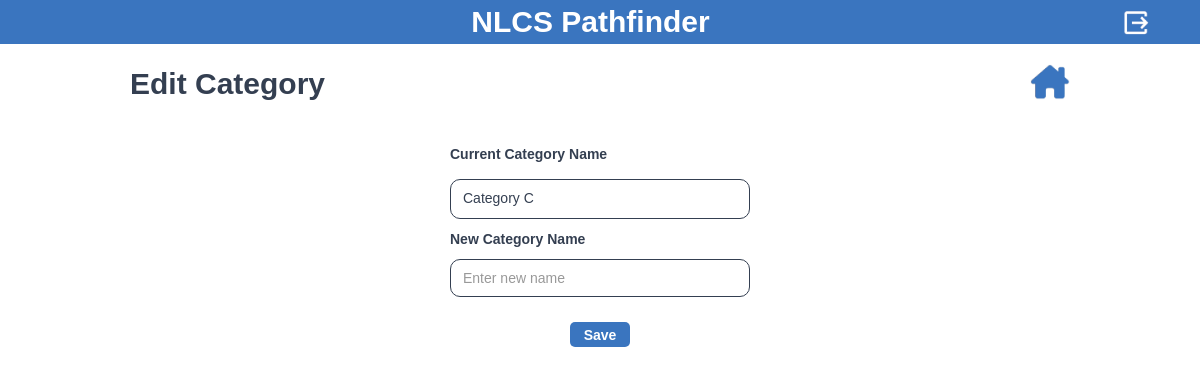
The app's page /manager-editcategory/3/ (signed in), older data.
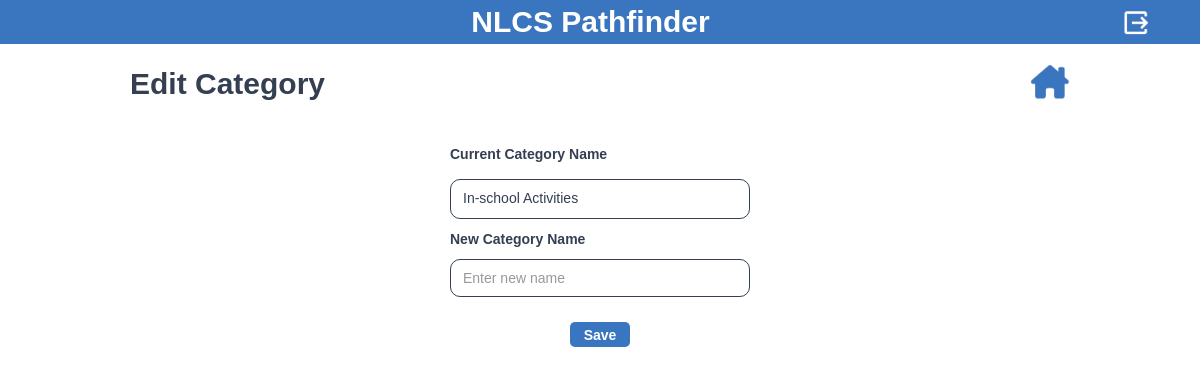
The same page, newer data.
### manager/models.py (models this page shows, shortened)
class Category(models.Model):
    name = models.CharField(max_length=50)
    is_active = models.BooleanField(default=True)

### manager/views.py (the view)
# urls.py: path('manager-editcategory/<int:id>/', views.manager_editcategory, name='manager-editcategory'),
@login_required
def manager_editcategory(request, id):
    if request.method == 'POST':
        new_category_name = request.POST.get('new_name')
        category = Category.objects.get(pk=id)
        category.name = new_category_name
        category.save()
        return redirect('manager-managecatact')
    category = Category.objects.get(pk=id)
    return render(request, 'manager_editcategory.html', {'category': category})

### manager/templates/manager_editcategory.html (shortened to what this page needs)
<!DOCTYPE html>
<html data-wf-page="6651dfb9cd11f6e3707f48ae" data-wf-site="65dae9a8aed2bddc7d4faf42">
<head>
  {% load static %}
  <link href="{% static 'css/normalize.css' %}" rel="stylesheet" type="text/css">
  <link href="{% static 'css/webflow.css' %}" rel="stylesheet" type="text/css">
  <link href="{% static 'css/2024-ia-gyumin.webflow.css' %}" rel="stylesheet" type="text/css">
</head>
<body class="body">
  <form method="POST">
  <section class="sectionmaintitle">
    <h1 class="headingmaintitle">               NLCS Pathfinder</h1>
    <div id="w-node-_2023bfef-af6c-250f-022c-435221c5dc0c-707f48ae" class="divblocklogoutbuttonwrap">
      <a href="{% url 'manager-logout' %}" style="text-decoration:none"><img class="img-fluid" src="{% static 'img/logout.png' %}" alt="Logo"></a>
    </div>
  </section>
  <section class="sectioncounselorstdregfirst">
    <div class="w-layout-blockcontainer containerstdregheader w-container">
      <div class="divstdregessentialheader">
        <div id="w-node-f18b932d-7f52-d60e-bbf3-5157eddd1049-707f48ae" class="divstdregheaderleft">
          <h1 class="headingstdregheaderleft">Edit Category</h1>
        </div>
        <div id="w-node-_99867401-9b1f-be79-e3d1-4157feefab60-707f48ae" class="divstdregheaderright">
          <div class="divblockstdregheaderrightbutton">
            <a class="divhousebutton" href="{% url 'manager-managecatact' %}" style="text-decoration:none"><img class="img-fluid" src="{% static 'img/home.png' %}" alt="Logo"></a>
          </div>
        </div>
      </div>
    </div>
    <div class="w-layout-blockcontainer containeressentialinfo w-container">
      <div class="diveditactessentiall">
        <div id="w-node-b5b1994c-c926-57f1-5863-3dc9259f4542-707f48ae" class="divaddcslessentialdata">
          <div class="formblockaddcslessential w-form">
            <label for="name-3" class="fieldformaddcslessential">Current Category Name</label>
          </div>
          <div class="divblockadmineditactcurrname">{{ category.name }}</div>
        </div>
        <div id="w-node-_269b38ad-99d5-b89b-23b7-da884d1ed99b-707f48ae" class="divaddcslessentialdata">
          <div class="formblockaddcslessential w-form">
            <label for="id" class="fieldformaddcslessential">New Category Name</label><input class="textfieldformaddcslessentialname w-input" autofocus="true" maxlength="256" name="new_name" data-name="id" placeholder="Enter new name" type="text" id="id" required="">
          </div>
        </div>
      </div>
    </div>
  </section>
  <section class="sectionstdregfooter">
    <div class="w-layout-blockcontainer containerstdregfooter w-container">
      <button id="w-node-_07b5f19d-fade-c99e-c064-5142b67917e5-707f48ae" class="divblockstdregfooterbutton"type="submit">Save</button>
    </div>
  </section>
</form>
</body>
</html>

Row changes from the older to the newer data that the page shows:
changed Category: name "Category C" → "In-school Activities"
